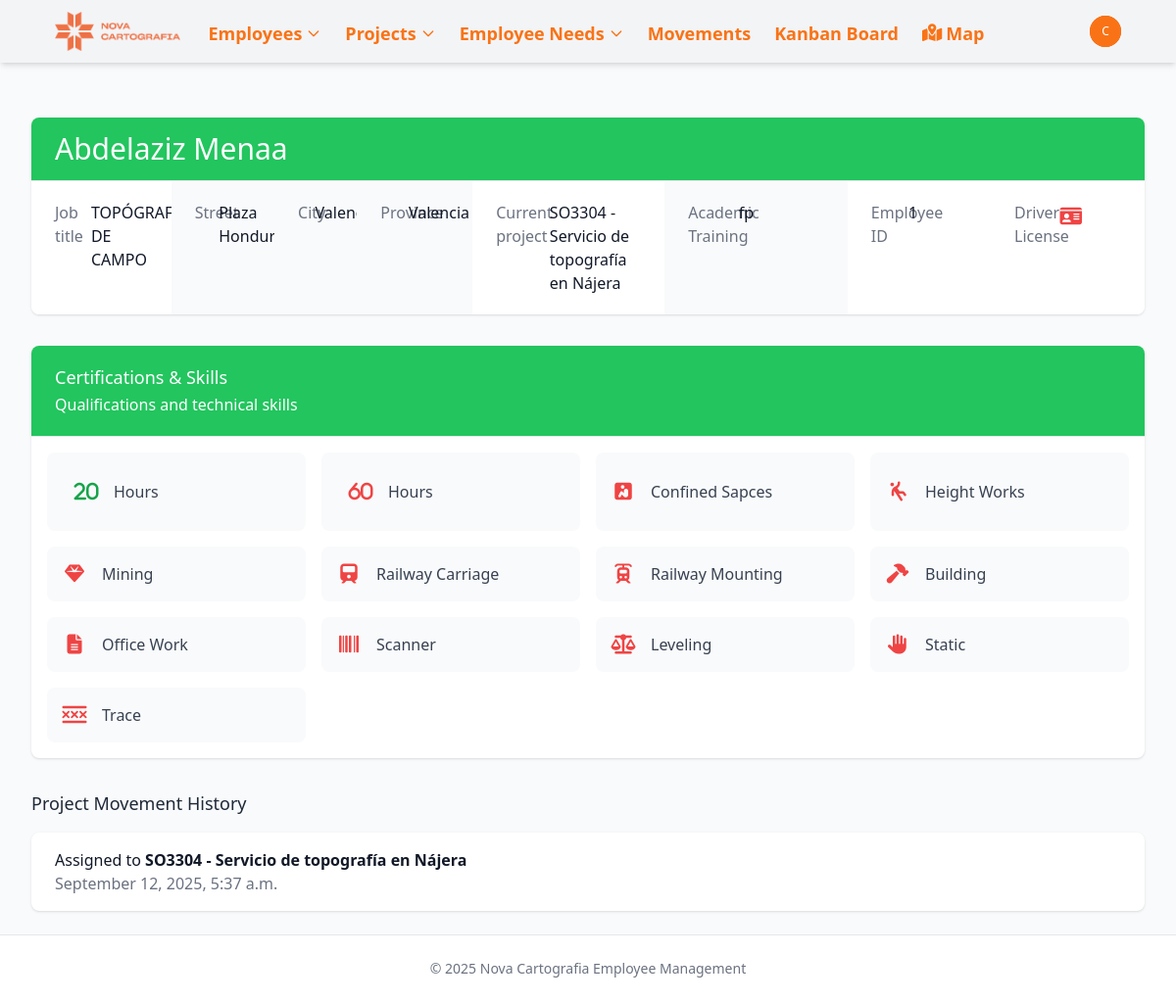
The page /employees/1/ (signed in) on the database as committed earlier.
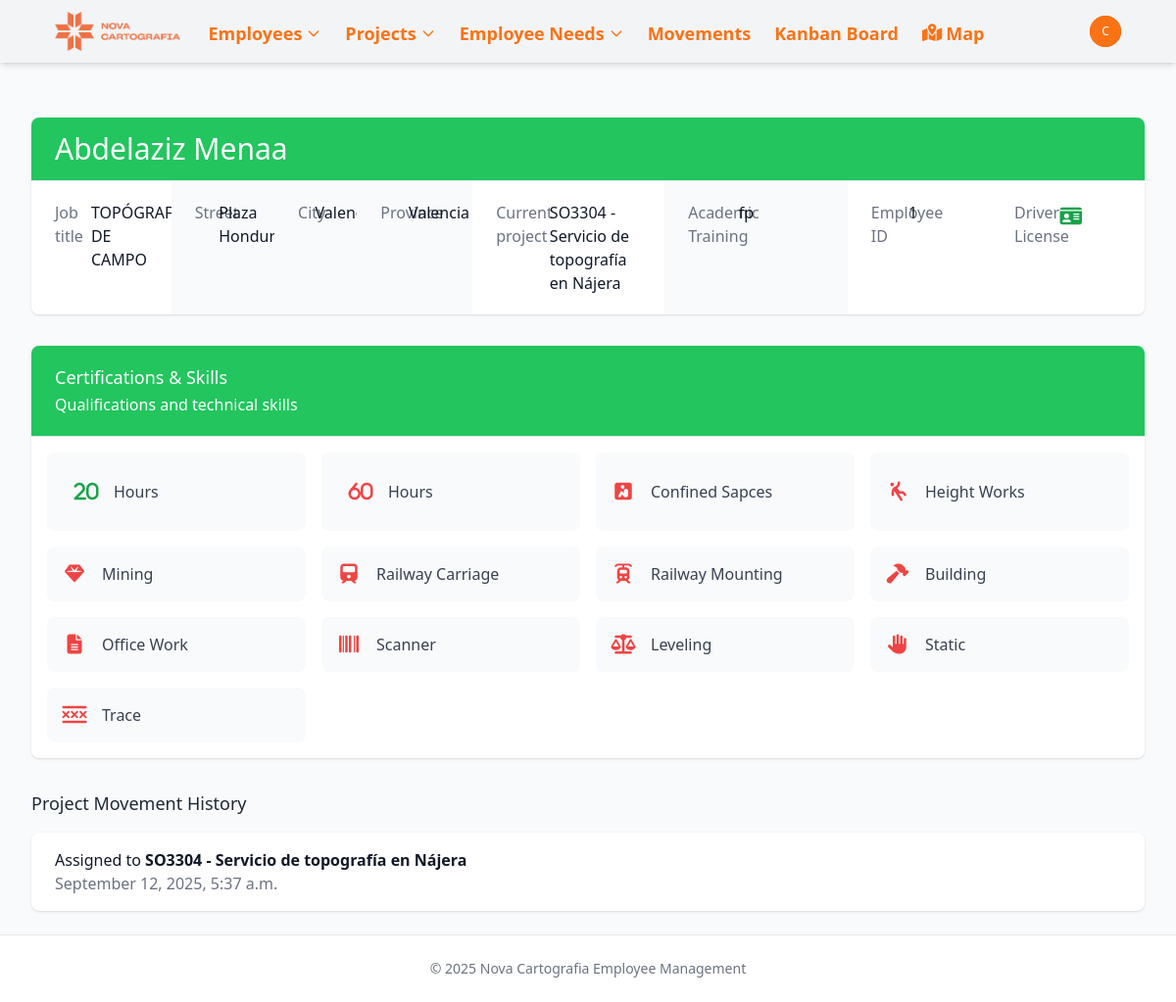
The same page on the database as committed later.
### novacartografia_employee_management/views.py (the view)
# urls.py: path('employees/<int:pk>/', views.employee_detail, name='employee_detail'),
@login_required
def employee_detail(request, pk):
    employee = get_object_or_404(Employee, pk=pk)
    project_movements = employee.project_movements.all().order_by('-date')[:5]  # Get the last 5 movements
    context = {
        'employee': employee,
        'movements': project_movements,
    }
    return render(request, 'novacartografia_employee_management/employee_detail.html', context)

### templates/novacartografia_employee_management/employee_detail.html (shortened to what the changed rows need)
{% extends "base.html" %}
{% block content %}
<div class="bg-white shadow overflow-hidden sm:rounded-lg">
    <div class="px-4 py-5 sm:px-6 bg-primary-600 {% if 'TOPÓGRAFO' in employee.job  %} bg-green-500 {% elif 'Auxiliar' in employee.job %} bg-yellow-400 {% elif 'Piloto' in employee.job %}bg-indigo-500 {% else %} bg-orange-500 {% endif %}">
        <h1 class="text-3xl leading-6 font-medium text-gray-700 {% if 'Auxiliar' in employee.job %} {% else %} text-white {% endif %}">
            <a href="{% url 'employee_update' employee.id %}" class="text-primary-600 hover:text-primary-800">
                {{ employee.name }}
            </a>
        </h1>
    </div>
    <div class="border-t border-gray-200">
        <div class="flex">
            <div class="bg-white px-4 py-5 sm:grid sm:grid-cols-3 sm:gap-4 sm:px-6">
                <div class="{% if employee.driver_license %}text-green-600{% else %}text-red-500{% endif %} mr-3 flex-shrink-0 w-8 h-8 flex items-center justify-center">
                    <i class="fa-solid fa-id-card text-xl"></i>
                </div>
            </div>
        </div>
    </div>
</div>
{% endblock %}

Rows that differ between the two databases and show on the page:
changed Employee "Abdelaziz Menaa": driver_license False → True (drawn)
